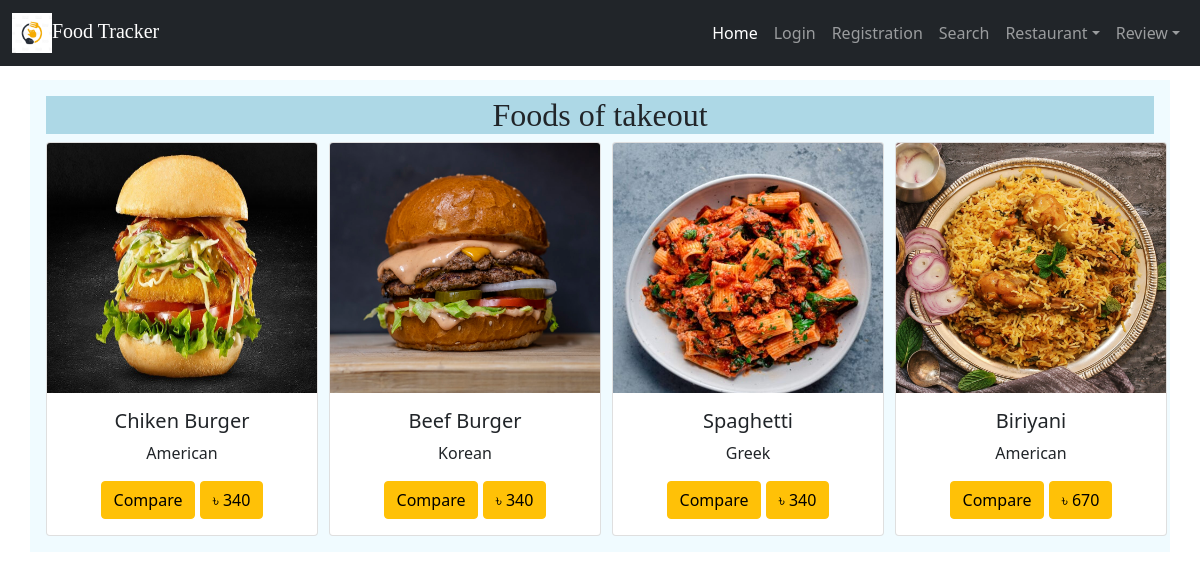
/store_takeout.php, run on the app's committed database.
### tables this page shows
CREATE TABLE `Takeout` (
  `id` int(11) NOT NULL,
  `code_no` varchar(255) NOT NULL,
  `food_name` varchar(250) NOT NULL,
  `image_name` varchar(255) NOT NULL,
  `typ_name` varchar(250) NOT NULL,
  `food_desc` varchar(255) NOT NULL,
  `price` float NOT NULL,
  `offer_price` float NOT NULL,
  `origin` varchar(250) NOT NULL
);

### store_takeout.php (the view, shortened to what this page needs)
<!DOCTYPE html>
<html lang="en">
<head>
    <link rel="stylesheet" href="style.css">
    <link rel="stylesheet" href="css/bootstrap.min.css">
</head>
<body>
    <?php include('include/nav_bar.php'); ?>
    <div class="container p-3" style="margin-top: 80px;">
        <h2 style="text-align: center; font-family:Fira Code; background-color:lightblue">Foods of takeout</h2>
        <div class="row">
            <?php
            $conn = mysqli_connect("localhost", "root", "", "foods");
            $sql = "SELECT * FROM Takeout";
            $result = mysqli_query($conn, $sql);
            if (mysqli_num_rows($result) > 0) {
                while ($row = mysqli_fetch_array($result)) {
            ?>
                    <div class="col-sm-3">
                        <div class="card box-shadow" style="width: 17rem;">
                            <img src="upload/<?php echo $row['image_name'] ?>" class="card-img-top" alt="Book Image" height="250px" width="250px">
                            <div class="card-body">
                                <h5 class="card-title"><?php echo $row['food_name']; ?></h5>
                                <p class="card-text"><?php echo $row['typ_name']; ?></p>
                                <a href="compare_index.php?store=Takeout&&food_name=<?php echo $row['food_name']; ?>" class="btn btn-warning">Compare</a>
                                <a href="single_product.php?store=Takeout&&id=<?php echo $row['id']; ?>" class="btn btn-warning">৳ <?php echo $row['price']; ?></a>
                            </div>
                        </div>
                    </div>
            <?php
                }
            } else {
                echo "No record Found";
            }
            ?>
        </div>
    </div>
</body>
</html>

### style.css (style rules this page uses)
div.container { text-align: center; background-color: rgba(20, 189, 245, 0.062); }

### data on the page
takeout: image_name (picture), food_name "Chiken Burger", typ_name "American", price "340"
takeout: image_name (picture), food_name "Beef Burger", typ_name "Korean", price "340"
takeout: image_name (picture), food_name "Spaghetti", typ_name "Greek", price "340"
takeout: image_name (picture), food_name "Biriyani", typ_name "American", price "670"
